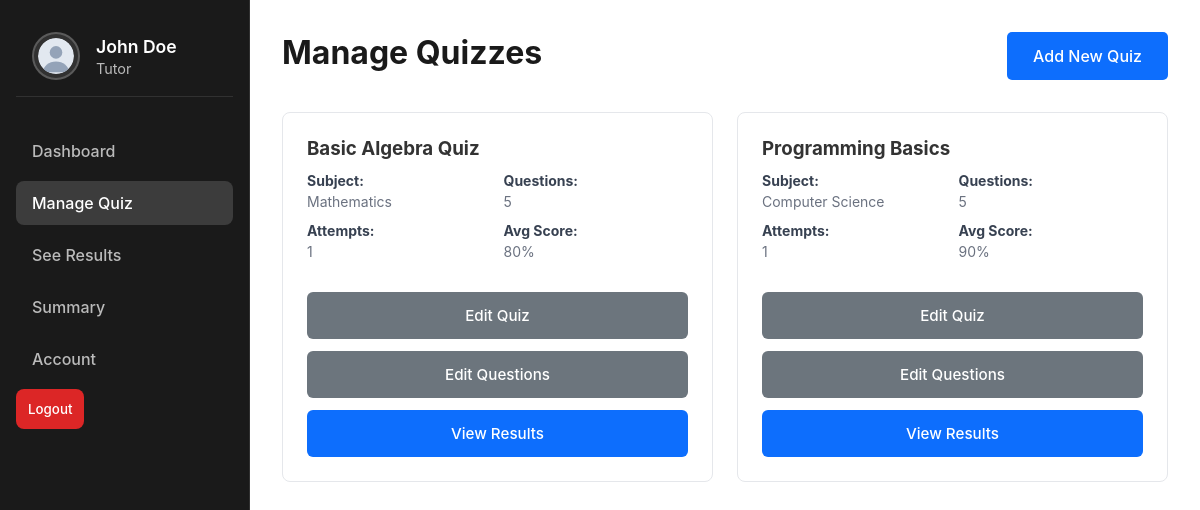
Screenshot of /tutor/manage-quiz.php (signed in) with the database file from the repository.
### tables this page shows
CREATE TABLE quizzes (
    id INT PRIMARY KEY AUTO_INCREMENT,
    subject_id INT NOT NULL,
    title VARCHAR(200) NOT NULL,
    description TEXT,
    time_limit INT NOT NULL DEFAULT 600,  
    created_by INT NOT NULL,
    created_at TIMESTAMP DEFAULT CURRENT_TIMESTAMP,
    FOREIGN KEY (subject_id) REFERENCES subjects(id),
    FOREIGN KEY (created_by) REFERENCES users(id)
);

CREATE TABLE subjects (
    id INT PRIMARY KEY AUTO_INCREMENT,
    name VARCHAR(100) NOT NULL,
    description TEXT
);

### tutor/manage-quiz.php (the view, shortened to what this page needs)
<?php
require_once '../config/database.php';
$stmt = $pdo->prepare("
    SELECT
        q.*,
        s.name as subject_name,
        (SELECT COUNT(*) FROM questions WHERE quiz_id = q.id) as question_count,
        (SELECT COUNT(*) FROM quiz_attempts WHERE quiz_id = q.id) as attempt_count,
        (SELECT AVG(score) FROM quiz_attempts WHERE quiz_id = q.id) as avg_score
    FROM quizzes q
    JOIN subjects s ON q.subject_id = s.id
    WHERE q.created_by = ?
    ORDER BY q.created_at DESC
");
$stmt->execute([$_SESSION['user_id']]);
$quizzes = $stmt->fetchAll();
?>
<!DOCTYPE html>
<html lang="en">
<head>
    <link rel="stylesheet" href="../assets/css/style.css">
</head>
<body>
    <div class="sidebar">
        <div class="profile">
            <img src="../assets/images/user-avatar.svg" alt="Profile">
            <div>
                <h3><?php echo htmlspecialchars($_SESSION['name']); ?></h3>
                <p>Tutor</p>
            </div>
        </div>
        <ul class="nav-links">
            <li><a href="dashboard.php">Dashboard</a></li>
            <li><a href="manage-quiz.php" class="active">Manage Quiz</a></li>
            <li><a href="see-results.php">See Results</a></li>
            <li><a href="summary.php">Summary</a></li>
            <li><a href="account.php">Account</a></li>
        </ul>
        <form action="../auth/logout.php" method="POST">
            <button type="submit" class="logout-btn">Logout</button>
        </form>
    </div>
    <div class="main-content">
        <div class="dashboard-header">
            <h1>Manage Quizzes</h1>
            <button class="btn btn-primary" onclick="location.href='add-quiz.php'">Add New Quiz</button>
        </div>
        <div class="quiz-management">
            <?php if (empty($quizzes)): ?>
                <div class="no-quizzes">
                    <p>No quizzes created yet.</p>
                    <a href="add-quiz.php" class="btn btn-primary">Create your first quiz</a>
                </div>
            <?php else: ?>
                <div class="quiz-grid">
                    <?php foreach ($quizzes as $quiz): ?>
                        <div class="quiz-card">
                            <div class="quiz-info">
                                <h3><?php echo htmlspecialchars($quiz['title']); ?></h3>
                                <div class="quiz-meta">
                                    <span>
                                        <strong>Subject:</strong>
                                        <?php echo htmlspecialchars($quiz['subject_name']); ?>
                                    </span>
                                    <span>
                                        <strong>Questions:</strong>
                                        <?php echo $quiz['question_count']; ?>
                                    </span>
                                    <span>
                                        <strong>Attempts:</strong>
                                        <?php echo $quiz['attempt_count']; ?>
                                    </span>
                                    <span>
                                        <strong>Avg Score:</strong>
                                        <?php echo $quiz['avg_score'] ? round($quiz['avg_score'], 1) . '%' : 'N/A'; ?>
                                    </span>
                                </div>
                            </div>
                            <div class="quiz-actions">
                                <a href="edit-quiz.php?id=<?php echo $quiz['id']; ?>" class="btn btn-secondary">Edit Quiz</a>
                                <a href="edit-questions.php?id=<?php echo $quiz['id']; ?>" class="btn btn-secondary">Edit Questions</a>
                                <a href="view-results.php?id=<?php echo $quiz['id']; ?>" class="btn btn-primary">View Results</a>
                            </div>
                        </div>
                    <?php endforeach; ?>
                </div>
            <?php endif; ?>
        </div>
    </div>
</body>
</html>

### assets/css/style.css (style rules this page uses)
:root { --primary-color: #0D6EFD; --primary-gradient: linear-gradient(135deg, #8B5CF6 0%, #EC4899 100%); --secondary-color: #6c757d; --background-color: #F8F9FA; --card-background: #FFFFFF; --text-color: #212529; --text-muted: #6c757d; --border-color: #dee2e6; --input-background: #FFFFFF; --sidebar-width: 250px; --error-color: #dc3545; --success-color: #198754; }
* { margin: 0; padding: 0; box-sizing: border-box; font-family: 'Inter', sans-serif; }
body { background-color: var(--background-color); color: var(--text-color); min-height: 100vh; }
.btn { display: inline-block; padding: 0.75rem 1.5rem; border-radius: 5px; font-size: 1rem; font-weight: 500; text-decoration: none; cursor: pointer; transition: all 0.3s ease; border: 2px solid transparent; }
.btn-primary { background-color: var(--primary-color); color: white; }
.btn-secondary { background-color: #6c757d; color: white; }
.sidebar { width: 250px; height: 100vh; position: fixed; left: 0; top: 0; background: #1a1a1a; color: #ffffff; padding: 1rem; display: flex; flex-direction: column; border-right: 1px solid rgba(255, 255, 255, 0.1); }
.profile { display: flex; align-items: center; gap: 1rem; padding: 1rem; margin-bottom: 2rem; border-bottom: 1px solid rgba(255, 255, 255, 0.1); }
.profile img { width: 48px; height: 48px; border-radius: 50%; background: rgba(255, 255, 255, 0.1); padding: 0.25rem; border: 2px solid rgba(255, 255, 255, 0.2); transition: all 0.3s ease; }
.profile h3 { color: #ffffff; font-size: 1.1rem; font-weight: 600; margin: 0; line-height: 1.4; }
.profile p { color: rgba(255, 255, 255, 0.7); font-size: 0.9rem; margin: 0; }
.nav-links { list-style: none; padding: 0; margin: 0; }
.nav-links li { margin-bottom: 0.5rem; }
.nav-links a { display: block; padding: 0.75rem 1rem; color: rgba(255, 255, 255, 0.7); text-decoration: none; border-radius: 8px; transition: all 0.3s ease; font-weight: 500; }
.nav-links a.active { background: rgba(255, 255, 255, 0.15); color: #ffffff; }
.logout-btn { margin-top: auto; background: #dc2626; color: #ffffff; border: none; padding: 0.75rem; border-radius: 8px; cursor: pointer; font-weight: 500; transition: all 0.3s ease; }
.main-content { margin-left: 250px; padding: 2rem; min-height: 100vh; background: #ffffff; color: #333333; }
.dashboard-header { display: flex; justify-content: space-between; align-items: center; margin-bottom: 2rem; }
.dashboard-header h1 { font-size: 2rem; color: #1a1a1a; margin-bottom: 0.5rem; }
.quiz-card { background: #ffffff; border: 1px solid #e5e7eb; border-radius: 8px; padding: 1.5rem; display: flex; flex-direction: column; }
.quiz-info { flex: 1; margin-bottom: 1rem; }
.quiz-meta { display: grid; grid-template-columns: repeat(2, 1fr); gap: 0.75rem; margin-top: 0.75rem; }
.quiz-meta span { font-size: 0.875rem; color: #6b7280; }
.quiz-meta strong { display: block; color: #374151; margin-bottom: 0.25rem; }
.quiz-actions { display: flex; flex-direction: column; gap: 0.75rem; margin-top: 1rem; }
.quiz-actions .btn { width: 100%; text-align: center; padding: 0.75rem; font-size: 0.95rem; border-radius: 6px; transition: all 0.2s ease; }
.quiz-management { margin-top: 2rem; }
.quiz-grid { display: grid; grid-template-columns: repeat(auto-fill, minmax(300px, 1fr)); gap: 1.5rem; margin-top: 1rem; }

### rows the page displays
quizzes: title "Basic Algebra Quiz", subject.name "Mathematics", question_count "5", attempt_count "1", avg_score "80"
quizzes: title "Programming Basics", subject.name "Computer Science", question_count "5", attempt_count "1", avg_score "90"

### other values shown
$_SESSION['name'] "John Doe"
